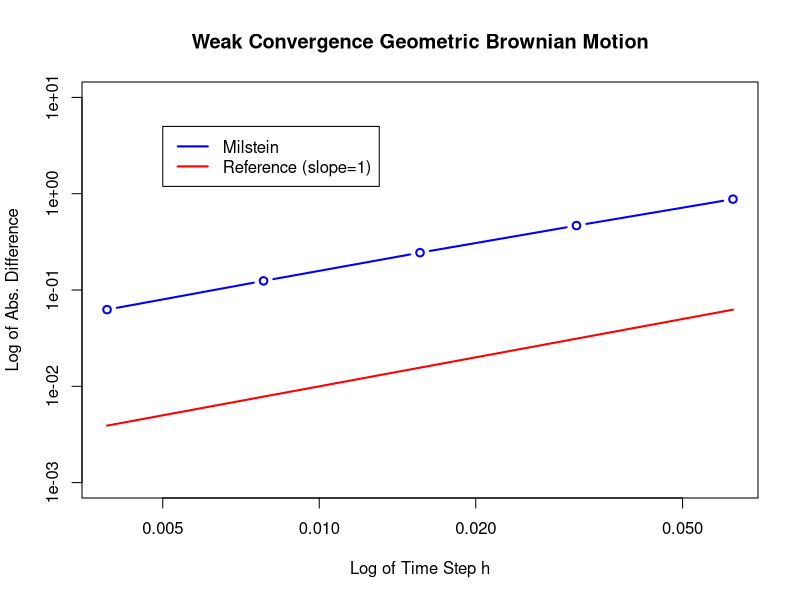

Write R code to recreate this figure.
lamb  = 2
mu    = 1
Xzero = 1

################## PARTE III #########################
# Fazendo os gráficos do erro das médias (FRACO)
T  = 1
N  = 2**9 # number of discrete time steps
dt = T/N
M  = 2000 # number of repetitions
P  = 5

Xem_at_T   = matrix(rep(0,M*P),ncol=P)
Xtrue_at_T = rep(0,M)

for(s in 1:M)
{
    dW = sqrt(dt)*rnorm(N)
    WT  = sum(dW)
    
    # Analytic solution
    Xtrue = Xzero*exp((lamb-0.5*mu**2)*T+mu*WT)
    Xtrue_at_T[s] = Xtrue
    
    # Euler-Maruyama:
    for( p in 1:5 )
    {
        R=2**p
        L=N/R
        Dt=R*dt
        Xem=Xzero
        for( j in 1:floor(L))
        {
            Winc= sum(dW[(R*(j-1)+1):(R*j)])
            Xem = Xem + lamb*Xem*Dt + mu*Xem*Winc + 0.5*(mu^2)*Xem*(Winc^2-Dt)
        }
        Xem_at_T[s,p]=Xem
    }
}

# Tirando a média e calculando a diferença entre médias.
mXerr = abs(mean(Xtrue_at_T) - colMeans(Xem_at_T))

# Fazendo o gráfico do erro
dts = c(dt*2**(1:5))
plot(dts,mXerr,main="Weak Convergence Geometric Brownian Motion",ylab="Log of Abs. Difference",
     xlab="Log of Time Step h",type="b",col="blue",ylim=c(0.001,10),lwd=2,log="xy")
lines(dts,dts,lwd=2,col="red")
legend(0.005, 5, legend=c("Milstein", "Reference (slope=1)"),
       col=c("blue", "red"), lty=1, lwd=2)